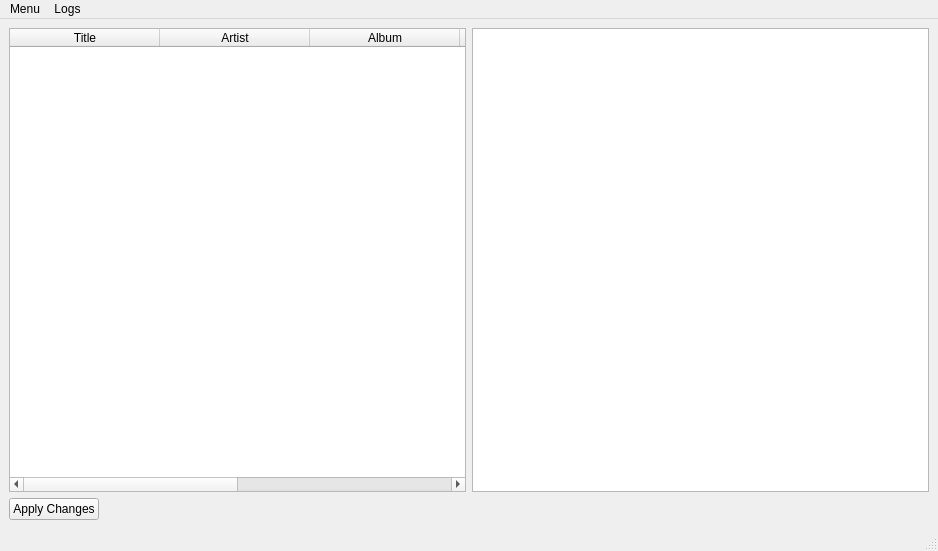
<?xml version="1.0" encoding="UTF-8"?>
<ui version="4.0">
 <class>MainWindow</class>
 <widget class="QMainWindow" name="MainWindow">
  <property name="geometry">
   <rect>
    <x>0</x>
    <y>0</y>
    <width>938</width>
    <height>551</height>
   </rect>
  </property>
  <property name="windowTitle">
   <string>MainWindow</string>
  </property>
  <widget class="QWidget" name="centralwidget">
   <layout class="QGridLayout" name="gridLayout_2">
    <item row="2" column="0">
     <widget class="QPushButton" name="ApplyButton">
      <property name="sizePolicy">
       <sizepolicy hsizetype="Fixed" vsizetype="Fixed">
        <horstretch>0</horstretch>
        <verstretch>0</verstretch>
       </sizepolicy>
      </property>
      <property name="layoutDirection">
       <enum>Qt::LeftToRight</enum>
      </property>
      <property name="text">
       <string>Apply Changes</string>
      </property>
     </widget>
    </item>
    <item row="0" column="0">
     <layout class="QHBoxLayout" name="horizontalLayout">
      <item>
       <widget class="DropTableWidget" name="tableWidget">
        <property name="sizePolicy">
         <sizepolicy hsizetype="Expanding" vsizetype="Expanding">
          <horstretch>0</horstretch>
          <verstretch>0</verstretch>
         </sizepolicy>
        </property>
        <property name="editTriggers">
         <set>QAbstractItemView::DoubleClicked</set>
        </property>
        <property name="dragEnabled">
         <bool>true</bool>
        </property>
        <property name="dragDropMode">
         <enum>QAbstractItemView::DragDrop</enum>
        </property>
        <property name="defaultDropAction">
         <enum>Qt::CopyAction</enum>
        </property>
        <property name="selectionMode">
         <enum>QAbstractItemView::ExtendedSelection</enum>
        </property>
        <property name="sortingEnabled">
         <bool>true</bool>
        </property>
        <property name="columnCount">
         <number>6</number>
        </property>
        <attribute name="horizontalHeaderVisible">
         <bool>true</bool>
        </attribute>
        <attribute name="horizontalHeaderCascadingSectionResizes">
         <bool>false</bool>
        </attribute>
        <attribute name="horizontalHeaderDefaultSectionSize">
         <number>150</number>
        </attribute>
        <attribute name="horizontalHeaderStretchLastSection">
         <bool>true</bool>
        </attribute>
        <column>
         <property name="text">
          <string>Title</string>
         </property>
        </column>
        <column>
         <property name="text">
          <string>Artist</string>
         </property>
        </column>
        <column>
         <property name="text">
          <string>Album</string>
         </property>
        </column>
        <column>
         <property name="text">
          <string>Genre</string>
         </property>
        </column>
        <column>
         <property name="text">
          <string>Year</string>
         </property>
        </column>
        <column>
         <property name="text">
          <string>File Path</string>
         </property>
        </column>
       </widget>
      </item>
      <item>
       <widget class="Logger" name="textEdit">
        <property name="sizePolicy">
         <sizepolicy hsizetype="Expanding" vsizetype="MinimumExpanding">
          <horstretch>0</horstretch>
          <verstretch>0</verstretch>
         </sizepolicy>
        </property>
        <property name="maximumSize">
         <size>
          <width>500</width>
          <height>16777215</height>
         </size>
        </property>
        <property name="readOnly">
         <bool>true</bool>
        </property>
       </widget>
      </item>
     </layout>
    </item>
   </layout>
  </widget>
  <widget class="QMenuBar" name="menubar">
   <property name="geometry">
    <rect>
     <x>0</x>
     <y>0</y>
     <width>938</width>
     <height>22</height>
    </rect>
   </property>
   <widget class="QMenu" name="MainMenu">
    <property name="title">
     <string>Menu</string>
    </property>
    <property name="separatorsCollapsible">
     <bool>false</bool>
    </property>
    <addaction name="actionClear_Table"/>
    <addaction name="separator"/>
    <addaction name="actionDark_Theme"/>
   </widget>
   <widget class="QMenu" name="menuOpen_Loger">
    <property name="title">
     <string>Logs</string>
    </property>
    <addaction name="actionOpen_Logs"/>
   </widget>
   <addaction name="MainMenu"/>
   <addaction name="menuOpen_Loger"/>
  </widget>
  <widget class="QStatusBar" name="statusbar"/>
  <action name="actionClear_Table">
   <property name="text">
    <string>Clear Table</string>
   </property>
  </action>
  <action name="actionRecursive">
   <property name="checkable">
    <bool>true</bool>
   </property>
   <property name="text">
    <string>Recursive?</string>
   </property>
  </action>
  <action name="actionOpen_Logs">
   <property name="checkable">
    <bool>true</bool>
   </property>
   <property name="text">
    <string>Open Logs</string>
   </property>
  </action>
  <action name="actionDark_Theme">
   <property name="checkable">
    <bool>true</bool>
   </property>
   <property name="text">
    <string>Dark Theme</string>
   </property>
  </action>
 </widget>
 <customwidgets>
  <customwidget>
   <class>DropTableWidget</class>
   <extends>QTableWidget</extends>
   <header>droptablewidget.h</header>
   <slots>
    <signal>Notify(QString)</signal>
    <slot>ClearTable()</slot>
    <slot>ProccessType(bool)</slot>
    <slot>ProcessOptions(bool)</slot>
   </slots>
  </customwidget>
  <customwidget>
   <class>Logger</class>
   <extends>QTextEdit</extends>
   <header>logger.h</header>
   <slots>
    <slot>WriteToLog(QString)</slot>
   </slots>
  </customwidget>
 </customwidgets>
 <resources/>
 <connections>
  <connection>
   <sender>tableWidget</sender>
   <signal>Notify(QString)</signal>
   <receiver>statusbar</receiver>
   <slot>showMessage(QString)</slot>
   <hints>
    <hint type="sourcelabel">
     <x>291</x>
     <y>120</y>
    </hint>
    <hint type="destinationlabel">
     <x>288</x>
     <y>252</y>
    </hint>
   </hints>
  </connection>
  <connection>
   <sender>actionClear_Table</sender>
   <signal>triggered()</signal>
   <receiver>tableWidget</receiver>
   <slot>ClearTable()</slot>
   <hints>
    <hint type="sourcelabel">
     <x>-1</x>
     <y>-1</y>
    </hint>
    <hint type="destinationlabel">
     <x>291</x>
     <y>120</y>
    </hint>
   </hints>
  </connection>
  <connection>
   <sender>tableWidget</sender>
   <signal>Notify(QString)</signal>
   <receiver>textEdit</receiver>
   <slot>WriteToLog(QString)</slot>
   <hints>
    <hint type="sourcelabel">
     <x>147</x>
     <y>117</y>
    </hint>
    <hint type="destinationlabel">
     <x>429</x>
     <y>117</y>
    </hint>
   </hints>
  </connection>
  <connection>
   <sender>actionOpen_Logs</sender>
   <signal>toggled(bool)</signal>
   <receiver>textEdit</receiver>
   <slot>setVisible(bool)</slot>
   <hints>
    <hint type="sourcelabel">
     <x>-1</x>
     <y>-1</y>
    </hint>
    <hint type="destinationlabel">
     <x>429</x>
     <y>117</y>
    </hint>
   </hints>
  </connection>
  <connection>
   <sender>actionDark_Theme</sender>
   <signal>toggled(bool)</signal>
   <receiver>MainWindow</receiver>
   <slot>ChangeTheme(bool)</slot>
   <hints>
    <hint type="sourcelabel">
     <x>-1</x>
     <y>-1</y>
    </hint>
    <hint type="destinationlabel">
     <x>288</x>
     <y>140</y>
    </hint>
   </hints>
  </connection>
 </connections>
 <slots>
  <slot>ChangeTheme(bool)</slot>
 </slots>
</ui>
